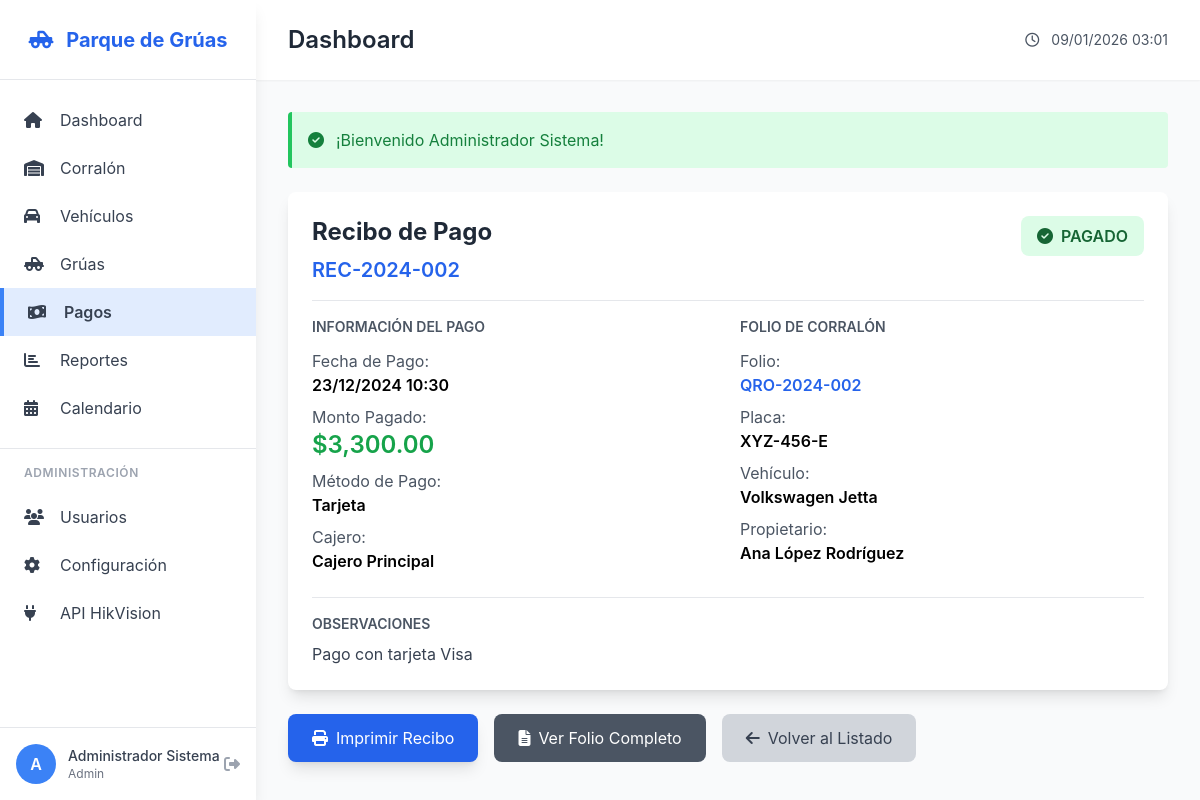
The page /payments/details/2 (signed in) on the database its author committed.
### tables this page shows
CREATE TABLE IF NOT EXISTS payments (
    id INT AUTO_INCREMENT PRIMARY KEY,
    impound_id INT NOT NULL,
    receipt_number VARCHAR(50) UNIQUE NOT NULL,
    amount DECIMAL(10,2) NOT NULL,
    payment_method ENUM('cash', 'card', 'transfer', 'check') DEFAULT 'cash',
    payment_date DATETIME NOT NULL,
    cashier_name VARCHAR(100),
    user_id INT,
    notes TEXT,
    created_at TIMESTAMP DEFAULT CURRENT_TIMESTAMP,
    FOREIGN KEY (impound_id) REFERENCES impounds(id) ON DELETE CASCADE,
    FOREIGN KEY (user_id) REFERENCES users(id) ON DELETE SET NULL,
    INDEX idx_receipt (receipt_number),
    INDEX idx_payment_date (payment_date)
);

CREATE TABLE IF NOT EXISTS impounds (
    id INT AUTO_INCREMENT PRIMARY KEY,
    folio VARCHAR(20) UNIQUE NOT NULL,
    vehicle_id INT NOT NULL,
    crane_id INT,
    infraction_type VARCHAR(100) NOT NULL,
    infraction_location TEXT NOT NULL,
    municipality VARCHAR(100) NOT NULL,
    impound_date DATETIME NOT NULL,
    release_date DATETIME,
    status ENUM('impounded', 'released', 'pending') DEFAULT 'impounded',
    officer_name VARCHAR(100),
    officer_badge VARCHAR(50),
    tow_cost DECIMAL(10,2) DEFAULT 0.00,
    storage_days INT DEFAULT 0,
    storage_cost_per_day DECIMAL(10,2) DEFAULT 100.00,
    fine_amount DECIMAL(10,2) DEFAULT 0.00,
    total_amount DECIMAL(10,2) DEFAULT 0.00,
    paid BOOLEAN DEFAULT FALSE,
    payment_id INT,
    observations TEXT,
    photos JSON,
    created_at TIMESTAMP DEFAULT CURRENT_TIMESTAMP,
    updated_at TIMESTAMP DEFAULT CURRENT_TIMESTAMP ON UPDATE CURRENT_TIMESTAMP,
    FOREIGN KEY (vehicle_id) REFERENCES vehicles(id) ON DELETE CASCADE,
    FOREIGN KEY (crane_id) REFERENCES cranes(id) ON DELETE SET NULL,
    INDEX idx_folio (folio),
    INDEX idx_status (status),
    INDEX idx_impound_date (impound_date)
);

CREATE TABLE IF NOT EXISTS vehicles (
    id INT AUTO_INCREMENT PRIMARY KEY,
    plate VARCHAR(20) NOT NULL,
    brand VARCHAR(50),
    model VARCHAR(50),
    year INT,
    color VARCHAR(30),
    vehicle_type ENUM('auto', 'moto', 'camioneta', 'camion', 'otro') DEFAULT 'auto',
    owner_name VARCHAR(100),
    owner_phone VARCHAR(20),
    owner_address TEXT,
    vin VARCHAR(50),
    notes TEXT,
    created_at TIMESTAMP DEFAULT CURRENT_TIMESTAMP,
    updated_at TIMESTAMP DEFAULT CURRENT_TIMESTAMP ON UPDATE CURRENT_TIMESTAMP,
    INDEX idx_plate (plate)
);

### app/controllers/PaymentsController.php (called while the page is built, shortened)
<?php
require_once __DIR__ . '/Controller.php';
class PaymentsController extends Controller {
    public function details($id) {
        $paymentModel = $this->model('Payment');
        $payment = $paymentModel->getByIdWithDetails($id);
        require_once __DIR__ . '/../views/payments/view.php';
        require_once __DIR__ . '/../views/layouts/main.php';
    }
}

### config/Router.php (called while the page is built, shortened)
<?php
class Router {
    private $controller = 'DashboardController';
    private $method = 'index';
    public function __construct() {
        $url = $this->parseUrl();
        $controllerName = ucfirst($url[0]) . 'Controller';
        $controllerPath = __DIR__ . '/../app/controllers/' . $controllerName . '.php';
        if (file_exists($controllerPath)) {
            $this->controller = $controllerName;
            unset($url[0]);
        }
        if (isset($url[1])) {
            if (method_exists($this->controller, $url[1])) {
                $this->method = $url[1];
                unset($url[1]);
            }
        }
        $this->params = $url ? array_values($url) : [];
        call_user_func_array([$this->controller, $this->method], $this->params);
    }
    private function parseUrl() {
        if (isset($_GET['url'])) {
            $url = rtrim($_GET['url'], '/');
            $url = filter_var($url, FILTER_SANITIZE_URL);
            $url = explode('/', $url);
            return $url;
        }
        return [];
    }
    private function loadController() {
        $this->controller = new $this->controller;
    }
}

### public/index.php (called while the page is built, shortened)
<?php
require_once __DIR__ . '/../config/Database.php';
require_once __DIR__ . '/../config/Router.php';
require_once __DIR__ . '/../app/controllers/Controller.php';
require_once __DIR__ . '/../app/models/Model.php';
$router = new Router();

### app/controllers/Controller.php (called while the page is built, shortened)
<?php
class Controller {
    protected function model($model) {
        $modelPath = __DIR__ . '/../models/' . $model . '.php';
        if (file_exists($modelPath)) {
            return new $model();
        } else {
            die('El modelo ' . $model . ' no existe');
        }
    }
}

### config/Database.php (called while the page is built, shortened)
<?php
class Database {
    private static $instance = null;
    private $connection;
    private function __construct() {
        try {
            $dsn = 'mysql:host=' . DB_HOST . ';dbname=' . DB_NAME . ';charset=' . DB_CHARSET;
            $options = [
                PDO::ATTR_ERRMODE => PDO::ERRMODE_EXCEPTION,
                PDO::ATTR_DEFAULT_FETCH_MODE => PDO::FETCH_ASSOC,
                PDO::ATTR_EMULATE_PREPARES => false,
            ];
            $this->connection = new PDO($dsn, DB_USER, DB_PASS, $options);
        } catch (PDOException $e) {
            die('Error de conexión a la base de datos: ' . $e->getMessage());
        }
    }
    public static function getInstance() {
        if (self::$instance === null) {
            self::$instance = new self();
        }
        return self::$instance;
    }
    public function getConnection() {
        return $this->connection;
    }
}

### app/models/Model.php (called while the page is built, shortened)
<?php
class Model {
    public function __construct() {
        $this->db = Database::getInstance()->getConnection();
    }
}

### app/models/Payment.php (called while the page is built, shortened)
<?php
require_once __DIR__ . '/Model.php';
class Payment extends Model {
    protected $table = 'payments';
    public function getByIdWithDetails($id) {
        $stmt = $this->db->prepare("
            SELECT p.*,
                   i.folio, i.total_amount as impound_total,
                   v.plate, v.brand, v.model, v.owner_name,
                   u.full_name as user_name
            FROM {$this->table} p
            LEFT JOIN impounds i ON p.impound_id = i.id
            LEFT JOIN vehicles v ON i.vehicle_id = v.id
            LEFT JOIN users u ON p.user_id = u.id
            WHERE p.id = ?
        ");
        $stmt->execute([$id]);
        return $stmt->fetch();
    }
}

### app/views/payments/view.php (the view)
<div class="space-y-6">
    <div class="bg-white rounded-lg shadow-lg p-6">
        <div class="border-b pb-4 mb-4">
            <div class="flex justify-between items-start">
                <div>
                    <h3 class="text-2xl font-bold text-gray-800">Recibo de Pago</h3>
                    <p class="text-xl text-blue-600 font-semibold mt-2">
                        <?php echo htmlspecialchars($payment['receipt_number']); ?>
                    </p>
                </div>
                <div class="text-right">
                    <span class="inline-block bg-green-100 text-green-800 px-4 py-2 rounded-lg font-semibold">
                        <i class="fas fa-check-circle mr-2"></i>PAGADO
                    </span>
                </div>
            </div>
        </div>
        <div class="grid grid-cols-1 md:grid-cols-2 gap-6">
            <div>
                <h4 class="text-sm font-semibold text-gray-600 uppercase mb-3">Información del Pago</h4>
                <div class="space-y-2">
                    <div>
                        <span class="text-gray-600">Fecha de Pago:</span>
                        <span class="font-semibold block">
                            <?php echo date('d/m/Y H:i', strtotime($payment['payment_date'])); ?>
                        </span>
                    </div>
                    <div>
                        <span class="text-gray-600">Monto Pagado:</span>
                        <span class="font-semibold block text-2xl text-green-600">
                            $<?php echo number_format($payment['amount'], 2); ?>
                        </span>
                    </div>
                    <div>
                        <span class="text-gray-600">Método de Pago:</span>
                        <span class="font-semibold block">
                            <?php
                            $methods = [
                                'cash' => 'Efectivo',
                                'card' => 'Tarjeta',
                                'transfer' => 'Transferencia',
                                'check' => 'Cheque'
                            ];
                            echo $methods[$payment['payment_method']] ?? $payment['payment_method'];
                            ?>
                        </span>
                    </div>
                    <?php if (!empty($payment['cashier_name'])): ?>
                    <div>
                        <span class="text-gray-600">Cajero:</span>
                        <span class="font-semibold block">
                            <?php echo htmlspecialchars($payment['cashier_name']); ?>
                        </span>
                    </div>
                    <?php endif; ?>
                </div>
            </div>
            <div>
                <h4 class="text-sm font-semibold text-gray-600 uppercase mb-3">Folio de Corralón</h4>
                <div class="space-y-2">
                    <div>
                        <span class="text-gray-600">Folio:</span>
                        <a href="<?php echo BASE_URL; ?>/impounds/details/<?php echo $payment['impound_id']; ?>"
                           class="font-semibold block text-blue-600 hover:text-blue-800">
                            <?php echo htmlspecialchars($payment['folio']); ?>
                        </a>
                    </div>
                    <div>
                        <span class="text-gray-600">Placa:</span>
                        <span class="font-semibold block">
                            <?php echo htmlspecialchars($payment['plate']); ?>
                        </span>
                    </div>
                    <div>
                        <span class="text-gray-600">Vehículo:</span>
                        <span class="font-semibold block">
                            <?php echo htmlspecialchars($payment['brand'] . ' ' . $payment['model']); ?>
                        </span>
                    </div>
                    <div>
                        <span class="text-gray-600">Propietario:</span>
                        <span class="font-semibold block">
                            <?php echo htmlspecialchars($payment['owner_name']); ?>
                        </span>
                    </div>
                </div>
            </div>
        </div>
        <?php if (!empty($payment['notes'])): ?>
        <div class="mt-6 pt-4 border-t">
            <h4 class="text-sm font-semibold text-gray-600 uppercase mb-2">Observaciones</h4>
            <p class="text-gray-700"><?php echo nl2br(htmlspecialchars($payment['notes'])); ?></p>
        </div>
        <?php endif; ?>
    </div>
    <div class="flex gap-4">
        <a href="<?php echo BASE_URL; ?>/payments/print/<?php echo $payment['id']; ?>"
           target="_blank"
           class="bg-blue-600 text-white px-6 py-3 rounded-lg hover:bg-blue-700 transition shadow-lg">
            <i class="fas fa-print mr-2"></i>Imprimir Recibo
        </a>
        <a href="<?php echo BASE_URL; ?>/impounds/details/<?php echo $payment['impound_id']; ?>"
           class="bg-gray-600 text-white px-6 py-3 rounded-lg hover:bg-gray-700 transition">
            <i class="fas fa-file-alt mr-2"></i>Ver Folio Completo
        </a>
        <a href="<?php echo BASE_URL; ?>/payments"
           class="bg-gray-300 text-gray-700 px-6 py-3 rounded-lg hover:bg-gray-400 transition">
            <i class="fas fa-arrow-left mr-2"></i>Volver al Listado
        </a>
    </div>
</div>

### app/views/layouts/main.php (style rules this page uses)
body { font-family: 'Inter', -apple-system, BlinkMacSystemFont, 'Segoe UI', Roboto, sans-serif; }

### rows shown on the page
payments: receipt_number "REC-2024-002", payment_date "23/12/2024 10:30", amount "3,300.00", payment_method "Tarjeta", cashier_name "Cajero Principal", impound.folio "QRO-2024-002", vehicles.plate "XYZ-456-E", vehicles.brand+model "Volkswagen Jetta", vehicles.owner_name "Ana López Rodríguez", notes "Pago con tarjeta Visa"

### other values the page prints
substr($_SESSION['full_name'] ?? 'U', 0, 1) "A"
$_SESSION['full_name'] "Administrador Sistema"
$_SESSION['role'] "Admin"
$title "Dashboard"
$_SESSION['success'] "¡Bienvenido Administrador Sistema!"
